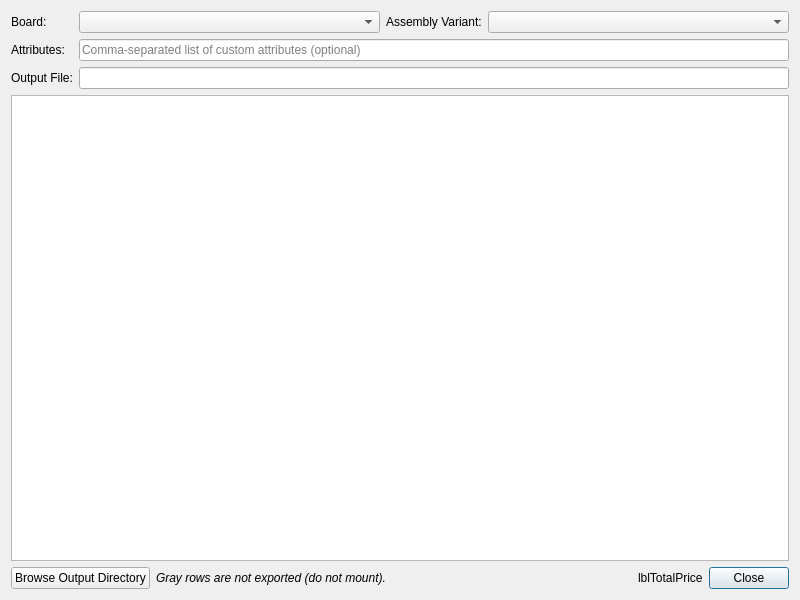
<?xml version="1.0" encoding="UTF-8"?>
<ui version="4.0">
 <class>librepcb::editor::BomGeneratorDialog</class>
 <widget class="QDialog" name="librepcb::editor::BomGeneratorDialog">
  <property name="geometry">
   <rect>
    <x>0</x>
    <y>0</y>
    <width>800</width>
    <height>600</height>
   </rect>
  </property>
  <property name="windowTitle">
   <string>Generate BOM</string>
  </property>
  <layout class="QGridLayout" name="gridLayout" columnstretch="0,1,0,1">
   <item row="0" column="1">
    <widget class="QComboBox" name="cbxBoard"/>
   </item>
   <item row="1" column="0">
    <widget class="QLabel" name="label_3">
     <property name="text">
      <string>Attributes:</string>
     </property>
    </widget>
   </item>
   <item row="0" column="0">
    <widget class="QLabel" name="label_2">
     <property name="text">
      <string>Board:</string>
     </property>
    </widget>
   </item>
   <item row="0" column="2">
    <widget class="QLabel" name="lblAssemblyVariant">
     <property name="text">
      <string>Assembly Variant:</string>
     </property>
    </widget>
   </item>
   <item row="2" column="0">
    <widget class="QLabel" name="label">
     <property name="text">
      <string>Output File:</string>
     </property>
    </widget>
   </item>
   <item row="0" column="3">
    <widget class="QComboBox" name="cbxAssemblyVariant"/>
   </item>
   <item row="1" column="1" colspan="3">
    <widget class="QLineEdit" name="edtAttributes">
     <property name="text">
      <string notr="true"/>
     </property>
     <property name="placeholderText">
      <string>Comma-separated list of custom attributes (optional)</string>
     </property>
    </widget>
   </item>
   <item row="2" column="1" colspan="3">
    <widget class="QLineEdit" name="edtOutputPath"/>
   </item>
   <item row="3" column="0" colspan="4">
    <widget class="QTableWidget" name="tableWidget">
     <property name="sizePolicy">
      <sizepolicy hsizetype="Expanding" vsizetype="Expanding">
       <horstretch>0</horstretch>
       <verstretch>1</verstretch>
      </sizepolicy>
     </property>
     <property name="verticalScrollMode">
      <enum>QAbstractItemView::ScrollPerPixel</enum>
     </property>
     <property name="horizontalScrollMode">
      <enum>QAbstractItemView::ScrollPerPixel</enum>
     </property>
    </widget>
   </item>
   <item row="4" column="0" colspan="4">
    <layout class="QHBoxLayout" name="horizontalLayout_2">
     <item>
      <widget class="QPushButton" name="btnBrowseOutputDir">
       <property name="sizePolicy">
        <sizepolicy hsizetype="Fixed" vsizetype="Fixed">
         <horstretch>0</horstretch>
         <verstretch>0</verstretch>
        </sizepolicy>
       </property>
       <property name="text">
        <string>Browse Output Directory</string>
       </property>
       <property name="autoDefault">
        <bool>false</bool>
       </property>
      </widget>
     </item>
     <item>
      <widget class="QLabel" name="lblNote">
       <property name="sizePolicy">
        <sizepolicy hsizetype="Expanding" vsizetype="Preferred">
         <horstretch>0</horstretch>
         <verstretch>0</verstretch>
        </sizepolicy>
       </property>
       <property name="font">
        <font>
         <italic>true</italic>
        </font>
       </property>
       <property name="text">
        <string>Gray rows are not exported (do not mount).</string>
       </property>
      </widget>
     </item>
     <item>
      <widget class="QLabel" name="lblTotalPrice">
       <property name="sizePolicy">
        <sizepolicy hsizetype="Fixed" vsizetype="Preferred">
         <horstretch>0</horstretch>
         <verstretch>0</verstretch>
        </sizepolicy>
       </property>
       <property name="text">
        <string notr="true">lblTotalPrice</string>
       </property>
      </widget>
     </item>
     <item>
      <widget class="QDialogButtonBox" name="buttonBox">
       <property name="sizePolicy">
        <sizepolicy hsizetype="Fixed" vsizetype="Fixed">
         <horstretch>0</horstretch>
         <verstretch>0</verstretch>
        </sizepolicy>
       </property>
       <property name="orientation">
        <enum>Qt::Horizontal</enum>
       </property>
       <property name="standardButtons">
        <set>QDialogButtonBox::Close</set>
       </property>
      </widget>
     </item>
    </layout>
   </item>
  </layout>
 </widget>
 <tabstops>
  <tabstop>cbxBoard</tabstop>
  <tabstop>edtAttributes</tabstop>
  <tabstop>edtOutputPath</tabstop>
  <tabstop>tableWidget</tabstop>
  <tabstop>btnBrowseOutputDir</tabstop>
 </tabstops>
 <resources/>
 <connections/>
</ui>
